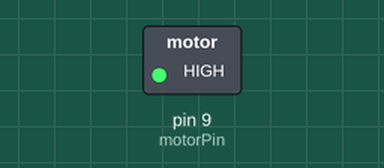
This sketch was run on a simulated Arduino Uno, built with avr-gcc and run on an emulated ATmega328P. On the bench: switched loads named in the sketch (green lamp = pin HIGH).

Above: at 1.5 s.
At 4.5 s:
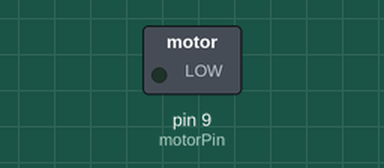
Timing chart, 0 to 7.8 s (numbered marks = the images above):
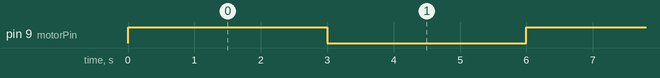

The sketch:

Task1_motorOnOff.ino
```cpp
/*
 HERIOT-WATT UNIVERSITY
 School of Engineering and Physical Sciences
 Mechanical Engineering Laboratory
 Arduino Experiments

 DC Motor Control: Motor ON & OFF

 */
// Set up a variable for motor pin
const int motorPin = 9; // Motor pin (output)

void setup()
{
  Serial.begin(9600);   // Set up the serial port;
  pinMode(motorPin, OUTPUT);// Set up the motor pin to be an output;
}


void loop()
 {
  /* Task 1:
    * Call funtion motorOnThenOff
    * This also passes two integer values to the function: onTime and offTime in miliseconds
  */
  motorOnThenOff(3000, 3000);

 }

// This function turns the motor on and off.
// The variables onTime and offTime define how long the on and off periods are respectively.
void motorOnThenOff(int onTime, int offTime)
 {
   digitalWrite(motorPin, HIGH); // turn the motor on (full speed)
   delay(onTime);                // delay for onTime milliseconds
   digitalWrite(motorPin, LOW);  // turn the motor off
   delay(offTime);               // delay for offTime milliseconds
 }
```

Measured:
- by itself, pin 9 (motorPin): alternates HIGH for 3.0 s and LOW for 3.0 s
